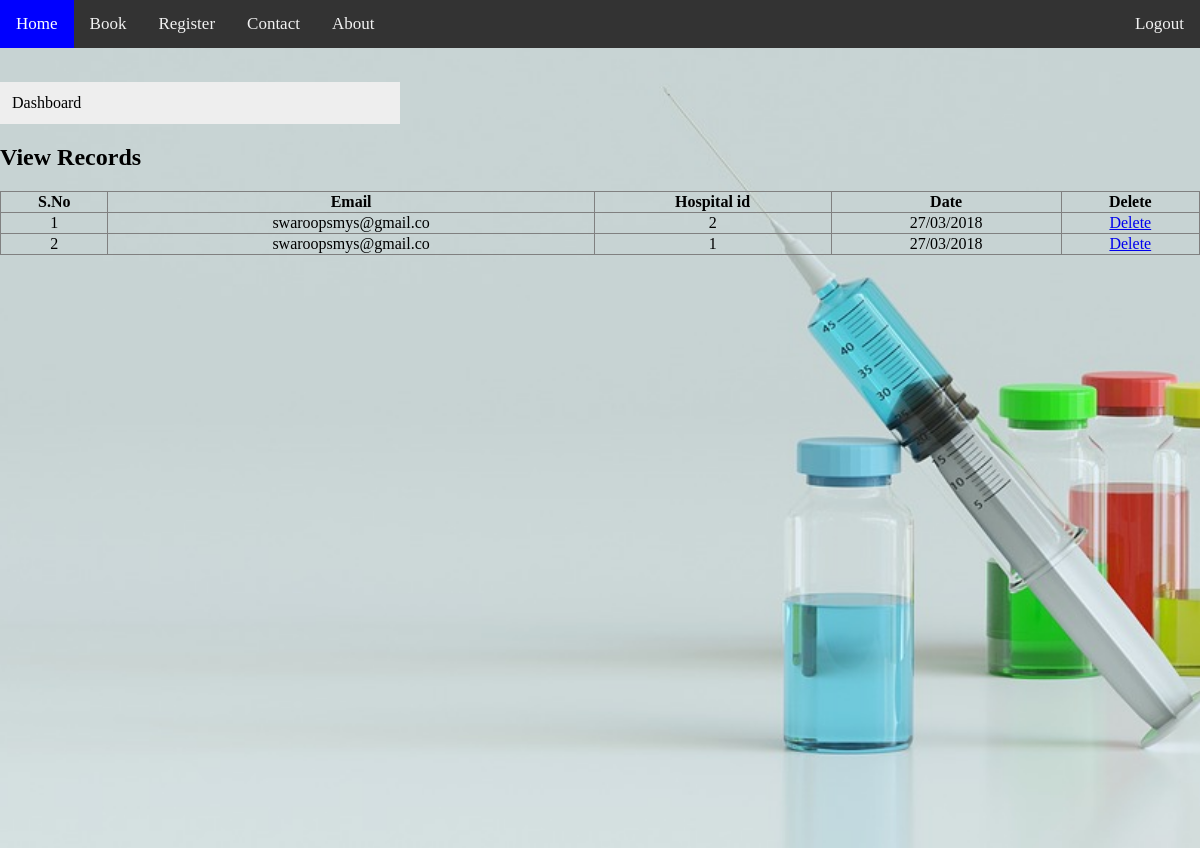
Page /web/viewbook.php on the committed database.
### tables this page shows
CREATE TABLE `book` (
  `email` varchar(20) NOT NULL,
  `hid` int(11) NOT NULL,
  `date` varchar(40) NOT NULL,
  `id` int(11) NOT NULL
);

### web/viewbook.php (the view, shortened to what this page needs)
<?php
 $connection = mysqli_connect('localhost','root','','demo')
 or die('Error connecting to MySQL server.');
 ?>
 <!DOCTYPE html>
<html>
<link rel="stylesheet" href="order.css">
<body>
<div class="topnav">
  <a  href="order.php">Home</a>
  <a  href="book.php">Book</a>
  <a href="not.php">Register</a>
  <a href="contact.html">Contact</a>
  <a href="about.html">About</a>
  <a style="float:right" href="order.html">Logout</a></li>
</div>
<div class="bg">
<div class="vertical-menu">
<br>
<p><a href="admin.php">Dashboard</a></p>
</div>
<h2>View Records</h2>
<table width="100%" border="1" style="border-collapse:collapse;">
<thead>
<tr>
<th><strong>S.No</strong></th>
<th><strong>Email</strong></th>
<th><strong>Hospital id</strong></th>
<th><strong>Date</strong></th>
<th><strong>Delete</strong></th>
</tr>
</thead>
<tbody>
<?php
$count=1;
$sel_query="Select * from book ORDER BY id desc;";
$result = mysqli_query($connection,$sel_query);
while($row = mysqli_fetch_assoc($result)) { ?>
<tr><td align="center"><?php echo $count; ?></td>
<td align="center"><?php echo $row["email"]; ?></td>
<td align="center"><?php echo $row["hid"]; ?></td>
<td align="center"><?php echo $row["date"]; ?></td>
<td align="center">
<a href="deleteuser.php?id=<?php echo $row["id"]; ?>">Delete</a>
</td>
</tr>
<?php $count++; } ?>
</tbody>
</table>
</div>
</body>
</html>

### web/order.css (style rules this page uses)
.topnav { background-color: #333; overflow: hidden; }
.topnav a { float: left; color: #f2f2f2; text-align: center; padding: 14px 16px; text-decoration: none; font-size: 17px; font-family:"Comic Sans MS"; }
body, html { height: 100%; }
* { box-sizing: border-box; }

### web/viewbook.php (style rules this page uses)
.vertical-menu { width: 400px; }
.vertical-menu a { background-color: #eee; color: black; display: block; padding: 12px; text-decoration: none; }
body, html { height: 100%; margin: 0; }
.bg { background-image: url("injection.jpg"); height: 100%; background-position: center; background-repeat: no-repeat; background-size: cover; }

### rows in the picture
book: email "swaroopsmys@gmail.co", hid "2", date "27/03/2018"
book: email "swaroopsmys@gmail.co", hid "1", date "27/03/2018"
